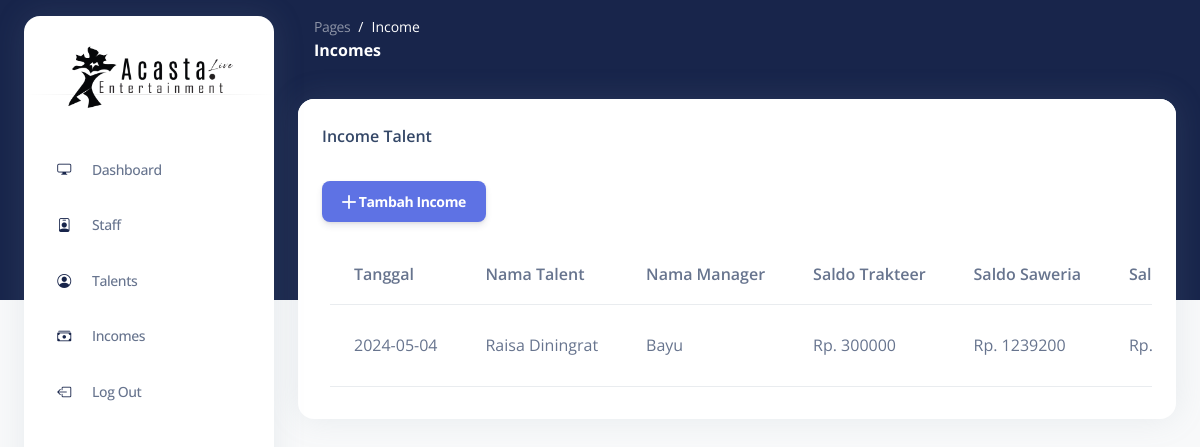
/pages/0.incomes.php (signed in), run on an earlier commit of the app's database.
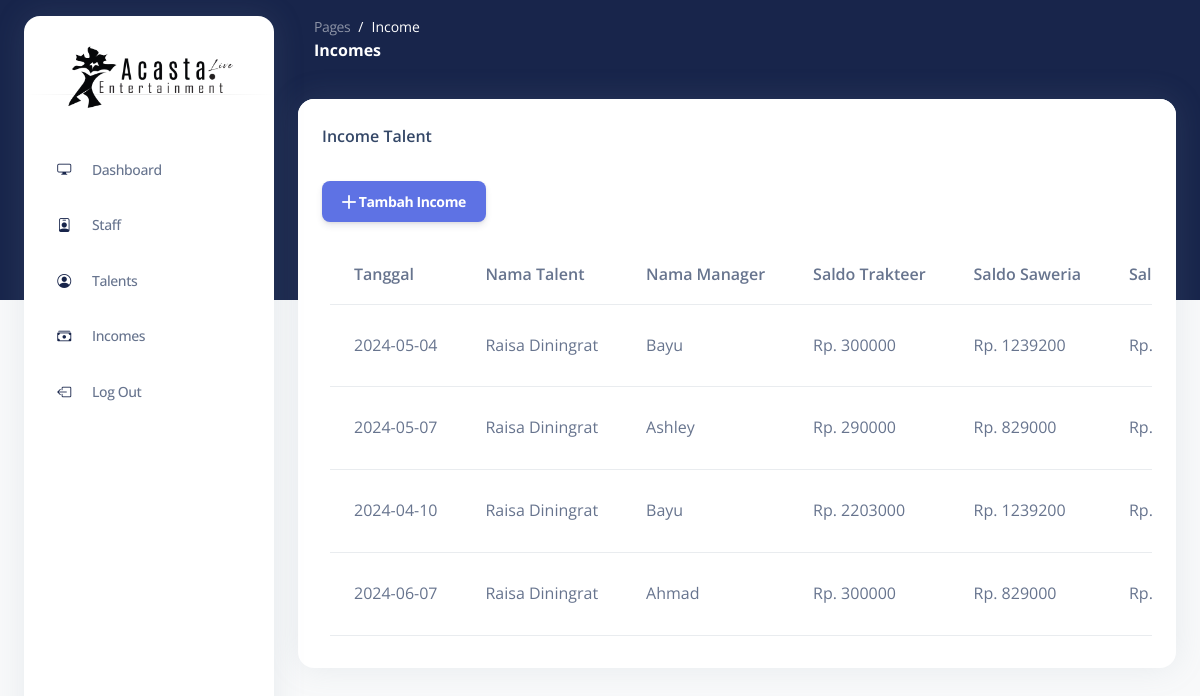
And on a later commit of the database.
### tables this page shows
CREATE TABLE `income_db` (
  `ic_id` int(255) NOT NULL,
  `ic_date` date DEFAULT NULL,
  `ic_talent` varchar(55) NOT NULL,
  `ic_staff` varchar(35) NOT NULL,
  `ic_trakteer` int(100) NOT NULL,
  `ic_saweria` int(100) NOT NULL,
  `ic_socialbuzz` int(100) NOT NULL,
  `ic_yt` int(100) NOT NULL,
  `ic_tiktok` int(100) NOT NULL,
  `ic_total` int(255) DEFAULT NULL
);

### pages/0.incomes.php (the view, shortened to what this page needs)
<!DOCTYPE html>
<html lang="en">
<head>
<?php include "../component/head.php"; ?>
</head>
<body class="g-sidenav-show   bg-gray-100">
  <?php include "../component/sidebar.php"; ?>
  <main class="main-content position-relative border-radius-lg ">
    <nav class="navbar navbar-main navbar-expand-lg px-0 mx-4 shadow-none border-radius-xl " id="navbarBlur" data-scroll="false">
      <div class="container-fluid py-1 px-3">
        <nav aria-label="breadcrumb">
          <ol class="breadcrumb bg-transparent mb-0 pb-0 pt-1 px-0 me-sm-6 me-5">
            <li class="breadcrumb-item text-sm"><a class="opacity-5 text-white" href="javascript:;">Pages</a></li>
            <li class="breadcrumb-item text-sm text-white active" aria-current="page">Income</li>
          </ol>
          <h6 class="font-weight-bolder text-white mb-0">Incomes</h6>
        </nav>
      </div>
    </nav>
    <div class="container-fluid py-4">
      <div class="row">
        <div class="col-12">
          <div class="card mb-4">
            <div class="card-header pb-0">
              <h6>Income Talent</h6>
            </div>
            <div class="card-body">
            <a href="tambahincome.php" class="btn btn-primary bi bi-plus-lg"> Tambah Income</a>
              <div class="table-responsive p-2">
                <table class="table align-items-center mb-0">
                  <thead>
                    <tr>
                      <th>Tanggal</th>
                      <th>Nama Talent</th>
                      <th>Nama Manager</th>
                      <th>Saldo Trakteer</th>
                      <th>Saldo Saweria</th>
                      <th>Saldo SocialBuzz</th>
                    </tr>
                    <?php
                      include "../konekdb/koneksi.php";
                      $ambildata = mysqli_query($koneksi, "SELECT * FROM income_db");
                      while ($tampil = mysqli_fetch_array($ambildata)) {
                        echo "
                          <tr>
                          <td>{$tampil['ic_date']}</td>
                            <td>{$tampil['ic_talent']}</td>
                            <td>{$tampil['ic_staff']}</td>
                            <td>Rp. {$tampil['ic_trakteer']}</td>
                            <td>Rp. {$tampil['ic_saweria']}</td>
                            <td>Rp. {$tampil['ic_socialbuzz']}</td>
                            <td>Rp. {$tampil['ic_yt']}</td>
                            <td>Rp. {$tampil['ic_tiktok']}</td>
                            <td><a href='editstaff.php?kode=$tampil[ic_id]' class='btn btn-warning btn-sm bi bi-pencil-square'>
                            <a href='?kode=$tampil[ic_id]' class='btn btn-danger btn-sm bi bi-trash' onClick=\"return confirm('Hapus Data?');\"></td>
                          </tr>
                        ";
                      }
                    ?>
                  </thead>
                </table>
              </div>
            </div>
          </div>
        </div>
      </div>
    </div>
  </main>
</body>
</html>

### component/head.php (shortened to what this page needs)
<link rel="stylesheet" href="https://cdn.jsdelivr.net/npm/bootstrap-icons@1.5.0/font/bootstrap-icons.css"/>
<link href="../assets/css/nucleo-icons.css" rel="stylesheet" />
<link href="../assets/css/nucleo-svg.css" rel="stylesheet" />
<link href="../assets/css/nucleo-svg.css" rel="stylesheet" />
<link id="pagestyle" href="../assets/css/dashboard.css" rel="stylesheet" />

### component/sidebar.php (shortened to what this page needs)
<link rel="stylesheet" href="../assets/css/sidebar.css">
<aside class="sidenav bg-white navbar navbar-vertical navbar-expand-xs border-0 border-radius-xl my-3 fixed-start ms-4 " id="sidenav-main">
    <div class="sidenav-header">
      <a class="navbar-brand m-0" href="">
        <img src="../assets/img/acastalogo.png" class="navbar-brand-img h-100" alt="main_logo">
      </a>
    </div>
    <hr class="horizontal dark mt-0">
    <div class="collapse navbar-collapse  w-auto " id="sidenav-collapse-main">
      <ul class="navbar-nav">
        <li class="nav-item">
          <a class="nav-link" href="../pages/dashboard.php">
            <div class="icon icon-shape icon-sm border-radius-md text-center me-2 d-flex align-items-center justify-content-center">
              <s class="bi bi-display"></s>
            </div>
            <span class="nav-link-text ms-1">Dashboard</span>
          </a>
        </li>
        <li class="nav-item">
          <a class="nav-link " href="../pages/staff.php">
            <div class="icon icon-shape icon-sm border-radius-md text-center me-2 d-flex align-items-center justify-content-center">
              <s class="bi bi-person-badge"></s>
            </div>
            <span class="nav-link-text ms-1">Staff</span>
          </a>
        </li>
        <li class="nav-item">
          <a class="nav-link " href="../pages/talents.php">
            <div class="icon icon-shape icon-sm border-radius-md text-center me-2 d-flex align-items-center justify-content-center">
              <s class="bi bi-person-circle"></s>
            </div>
            <span class="nav-link-text ms-1">Talents</span>
          </a>
        </li>
        <li class="nav-item">
          <a class="nav-link " href="../pages/incomes.php">
            <div class="icon icon-shape icon-sm border-radius-md text-center me-2 d-flex align-items-center justify-content-center">
              <s class="bi bi-cash-stack"></s>
            </div>
            <span class="nav-link-text ms-1">Incomes</span>
          </a>
        </li>
        <li class="nav-item">
          <a class="nav-link " href="../pages/logout.php">
            <div class="icon icon-shape icon-sm border-radius-md text-center me-2 d-flex align-items-center justify-content-center">
              <s class="bi bi-box-arrow-left"></s>
            </div>
            <span class="nav-link-text ms-1">Log Out</span>
          </a>
        </li>
      </ul>
    </div>
  </aside>

### assets/css/nucleo-svg.css (style rules this page uses)
.icon { display: inline-block; color: #111111; height: 1em; width: 1em; }
.icon-sm { height: 0.8em; width: 0.8em; }
.icon { fill: currentColor; stroke: none; }

What changed in the data, as far as the page shows it:
added income_db: ic_date "2024-05-07", ic_talent "Raisa Diningrat", ic_staff "Ashley", ic_trakteer "290000", ic_saweria "829000"
added income_db: ic_date "2024-04-10", ic_talent "Raisa Diningrat", ic_staff "Bayu", ic_trakteer "2203000", ic_saweria "1239200"
added income_db: ic_date "2024-06-07", ic_talent "Raisa Diningrat", ic_staff "Ahmad", ic_trakteer "300000", ic_saweria "829000"
